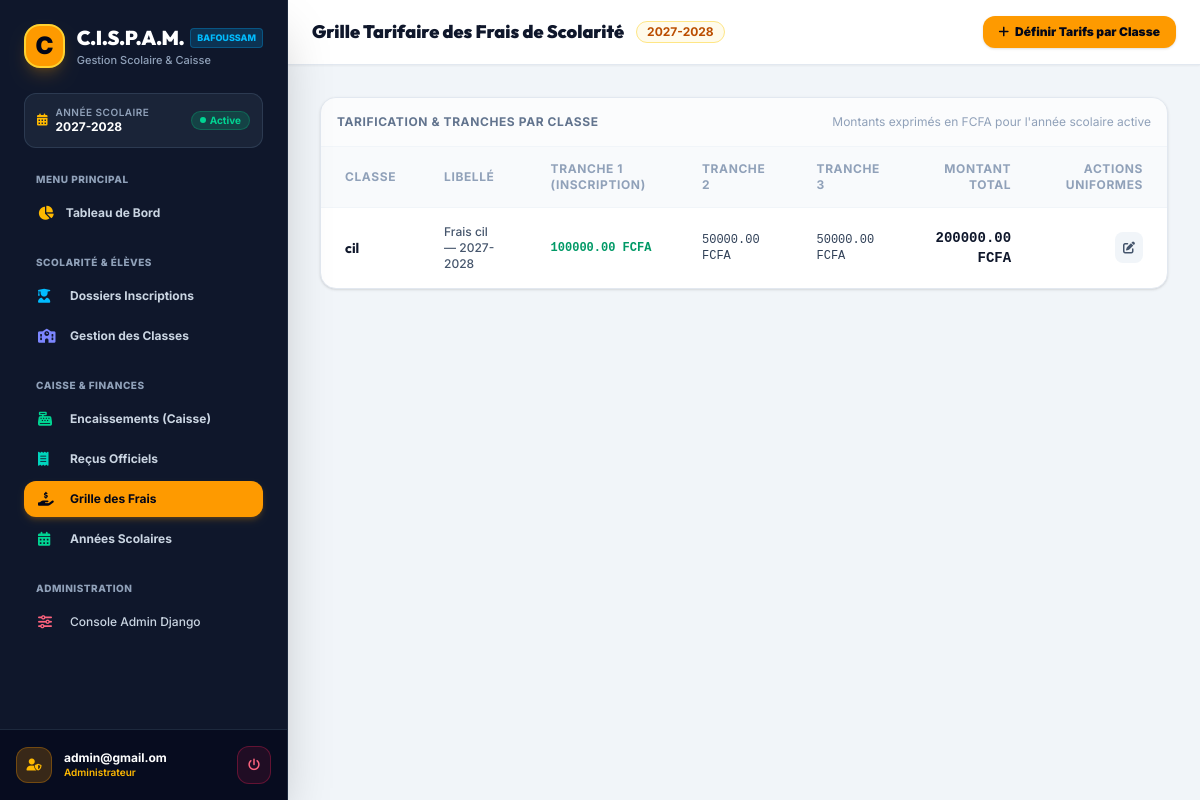
The app's page /frais/ (signed in), older data.
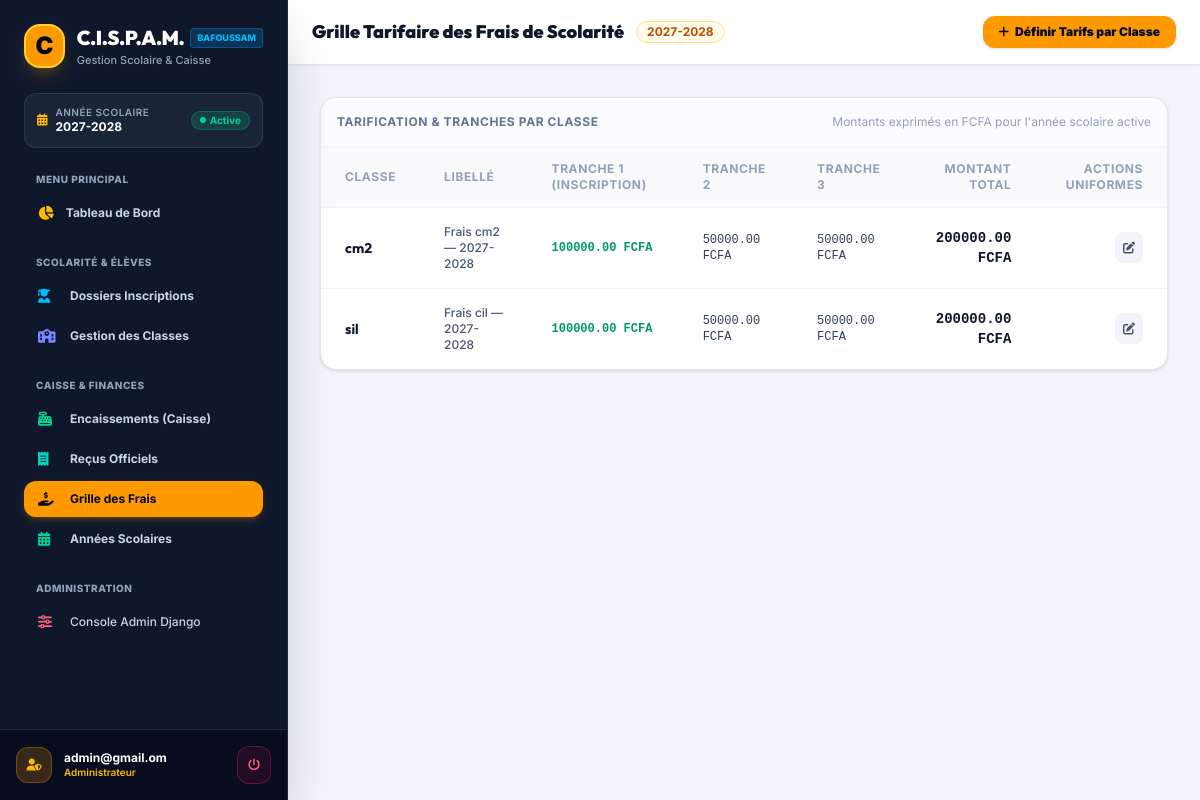
The same page, newer data.
### cispam/users/models.py (models this page shows, shortened)
class AutoSlugMixin:
    slug_source_field = 'name'

class OngBaseModel(models.Model):
    id = models.UUIDField(
        default=uuid.uuid4,
        primary_key=True,
        editable=False,
        unique=True,
        help_text=_("Identifiant UUID unique."),
    )
    created = models.DateTimeField(
        auto_now_add=True,
        db_index=True,
        help_text=_("Date de création."),
    )
    modified = models.DateTimeField(
        auto_now=True,
        help_text=_("Date de dernière modification."),
    )
    is_active = models.BooleanField(
        default=True,
        help_text=_("Indique si l'objet est actif."),
    )
    is_deleted = models.BooleanField(
        default=False,
        db_index=True,
        help_text=_("Suppression logique (soft delete)."),
    )
    metadata = models.JSONField(
        default=dict,
        blank=True,
        help_text=_("Métadonnées additionnelles au format JSON."),
    )
    objects = OngManager()
    all_objects = models.Manager()
    class Meta:
        abstract = True
        ordering = ['-created']

class FraisScolarite(AutoSlugMixin, OngBaseModel):
    slug_source_field = 'libelle'
    classe = models.ForeignKey(
        Classe,
        on_delete=models.PROTECT,
        related_name='frais_scolarite',
        help_text=_("Classe concernée."),
    )
    annee_scolaire = models.ForeignKey(
        AnneeScolaire,
        on_delete=models.PROTECT,
        related_name='frais_scolarite',
        help_text=_("Année scolaire concernée."),
    )
    libelle = models.CharField(
        max_length=100,
        help_text=_("Libellé des frais, ex: 'Frais scolarité 2025-2026'."),
    )
    montant_total = models.DecimalField(
        max_digits=12,
        decimal_places=2,
        help_text=_("Montant total des frais de scolarité."),
    )
    nombre_tranches = models.PositiveSmallIntegerField(
        default=3,
        help_text=_("Nombre de tranches de paiement (1 à 3)."),
    )
    montant_tranche_1 = models.DecimalField(
        max_digits=12,
        decimal_places=2,
        default=0,
        help_text=_("Montant de la tranche 1 (inscription)."),
    )
    date_echeance_1 = models.DateField(
        blank=True,
        null=True,
        help_text=_("Date d'échéance de la tranche 1."),
    )
    montant_tranche_2 = models.DecimalField(
        max_digits=12,
        decimal_places=2,
        default=0,
        blank=True,
        help_text=_("Montant de la tranche 2."),
    )
    date_echeance_2 = models.DateField(
        blank=True,
        null=True,
        help_text=_("Date d'échéance de la tranche 2."),
    )
    montant_tranche_3 = models.DecimalField(
        max_digits=12,
        decimal_places=2,
        default=0,
        blank=True,
        help_text=_("Montant de la tranche 3."),
    )
    date_echeance_3 = models.DateField(
        blank=True,
        null=True,
        help_text=_("Date d'échéance de la tranche 3."),
    )
    slug = models.SlugField(
        max_length=255,
        unique=True,
        blank=True,
        help_text=_("Slug unique."),
    )
    class Meta:
        verbose_name = _("Frais de scolarité")
        verbose_name_plural = _("Frais de scolarité")
        ordering = ['annee_scolaire', 'classe']
        unique_together = ['classe', 'annee_scolaire']

class Classe(AutoSlugMixin, OngBaseModel):
    slug_source_field = 'nom'
    nom = models.CharField(
        max_length=50,
        help_text=_("Nom de la classe, ex: Petite Section, CP, CM2."),
    )
    niveau = models.ForeignKey(
        Niveau,
        on_delete=models.PROTECT,
        related_name='classes',
        help_text=_("Niveau scolaire de la classe."),
    )
    capacite_max = models.PositiveSmallIntegerField(
        default=30,
        help_text=_("Capacité maximale d'élèves dans cette classe."),
    )
    description = models.TextField(
        blank=True,
        help_text=_("Description ou informations complémentaires."),
    )
    slug = models.SlugField(
        max_length=255,
        unique=True,
        blank=True,
        help_text=_("Slug unique de la classe."),
    )
    class Meta:
        verbose_name = _("Classe")
        verbose_name_plural = _("Classes")
        ordering = ['niveau__ordre', 'nom']
        unique_together = ['nom', 'niveau']

### cispam/users/views.py (the view)
class FraisScolariteListView(LoginRequiredMixin, TemplateView):
    template_name = "frais/index.html"
    def get_context_data(self, **kwargs):
        context = super().get_context_data(**kwargs)
        from cispam.users.models import AnneeScolaire, Classe, FraisScolarite
        try:
            annee_active = AnneeScolaire.objects.get(est_active=True)
            frais_list = FraisScolarite.objects.filter(annee_scolaire=annee_active, is_deleted=False).select_related("classe", "annee_scolaire")
        except AnneeScolaire.DoesNotExist:
            annee_active = None
            frais_list = FraisScolarite.objects.none()
        classes = Classe.objects.filter(is_deleted=False).select_related("niveau")
        context.update({
            "frais_list": frais_list,
            "classes": classes,
            "annee_active": annee_active,
        })
        return context

### cispam/users/context_processors.py (called while the page is built)
def allauth_settings(request):
    return {
        "ACCOUNT_ALLOW_REGISTRATION": settings.ACCOUNT_ALLOW_REGISTRATION,
    }

### cispam/users/models.py (called while the page is built)
    def get_queryset(self):
        return super().get_queryset().filter(is_deleted=False)

### cispam/templates/frais/index.html (shortened to what this page needs)
{% extends "base.html" %}
{% load static i18n %}
{% block body %}
<div class="min-h-screen bg-slate-100 flex font-sans antialiased text-slate-800">
  {% include "includes/sidebar.html" %}
  <div class="flex-1 flex flex-col min-w-0 overflow-y-auto">
    <header class="bg-white border-b border-slate-200 sticky top-0 z-30 px-6 py-4 flex items-center justify-between shadow-xs">
      <div class="flex items-center gap-3">
        <h2 class="text-lg font-black text-slate-900 font-display">Grille Tarifaire des Frais de Scolarité</h2>
        <span class="text-xs px-2.5 py-0.5 rounded-full bg-amber-50 font-bold text-amber-700 border border-amber-200">
          {% if annee_active %}{{ annee_active.libelle }}{% else %}Non définie{% endif %}
        </span>
      </div>
      <button onclick="document.getElementById('modal-frais').classList.remove('hidden')"
        class="px-4 py-2 rounded-xl bg-amber-500 hover:bg-amber-600 text-slate-950 font-black text-xs transition shadow-sm flex items-center gap-1.5 cursor-pointer">
        <i class="fas fa-plus"></i>
        <span>Définir Tarifs par Classe</span>
      </button>
    </header>
    <main class="p-6 sm:p-8 space-y-6 max-w-7xl w-full mx-auto">
      <div class="bg-white rounded-2xl shadow-sm border border-slate-200 overflow-hidden">
        <div class="p-4 border-b border-slate-100 bg-slate-50/50 flex items-center justify-between">
          <h3 class="text-xs font-bold text-slate-500 uppercase tracking-wider">Tarification & Tranches par Classe</h3>
          <span class="text-xs text-slate-400">Montants exprimés en FCFA pour l'année scolaire active</span>
        </div>
        <div class="overflow-x-auto">
          <table class="w-full text-left text-xs">
            <thead class="bg-slate-50 border-b border-slate-100 text-slate-400 uppercase tracking-wider font-semibold">
              <tr>
                <th class="py-3.5 px-6">Classe</th>
                <th class="py-3.5 px-6">Libellé</th>
                <th class="py-3.5 px-6">Tranche 1 (Inscription)</th>
                <th class="py-3.5 px-6">Tranche 2</th>
                <th class="py-3.5 px-6">Tranche 3</th>
                <th class="py-3.5 px-6 text-right">Montant Total</th>
                <th class="py-3.5 px-6 text-right">Actions Uniformes</th>
              </tr>
            </thead>
            <tbody class="divide-y divide-slate-100 text-slate-700">
              {% for frais in frais_list %}
                <tr class="hover:bg-slate-50/80 transition">
                  <td class="py-4 px-6 font-bold text-slate-900 font-display text-sm">
                    {{ frais.classe.nom }}
                  </td>
                  <td class="py-4 px-6 text-slate-600 font-medium">
                    {{ frais.libelle }}
                  </td>
                  <td class="py-4 px-6 font-mono font-bold text-emerald-600">
                    {{ frais.montant_tranche_1 }} FCFA
                  </td>
                  <td class="py-4 px-6 font-mono text-slate-700">
                    {{ frais.montant_tranche_2 }} FCFA
                  </td>
                  <td class="py-4 px-6 font-mono text-slate-700">
                    {{ frais.montant_tranche_3 }} FCFA
                  </td>
                  <td class="py-4 px-6 text-right font-black text-slate-900 font-mono text-sm">
                    {{ frais.montant_total }} FCFA
                  </td>
                  <td class="py-4 px-6 text-right">
                    <a href="{% url 'admin:users_fraisscolarite_change' object_id=frais.pk %}" target="_blank" title="Éditer"
                      class="p-2 rounded-lg bg-slate-100 hover:bg-amber-50 text-slate-600 hover:text-amber-700 transition">
                      <i class="fas fa-pen-to-square"></i>
                    </a>
                  </td>
                </tr>
              {% endfor %}
            </tbody>
          </table>
        </div>
      </div>
    </main>
  </div>
</div>
{% endblock body %}

Row changes from the older to the newer data that the page shows:
added FraisScolarite: classe.nom "cm2", libelle "Frais cm2 — 2027-2028", montant_tranche_1 "100000.00", montant_tranche_2 "50000.00", montant_tranche_3 "50000.00", montant_total "200000.00"
changed through a linked row, FraisScolarite: classe.nom "cil" → "sil"
